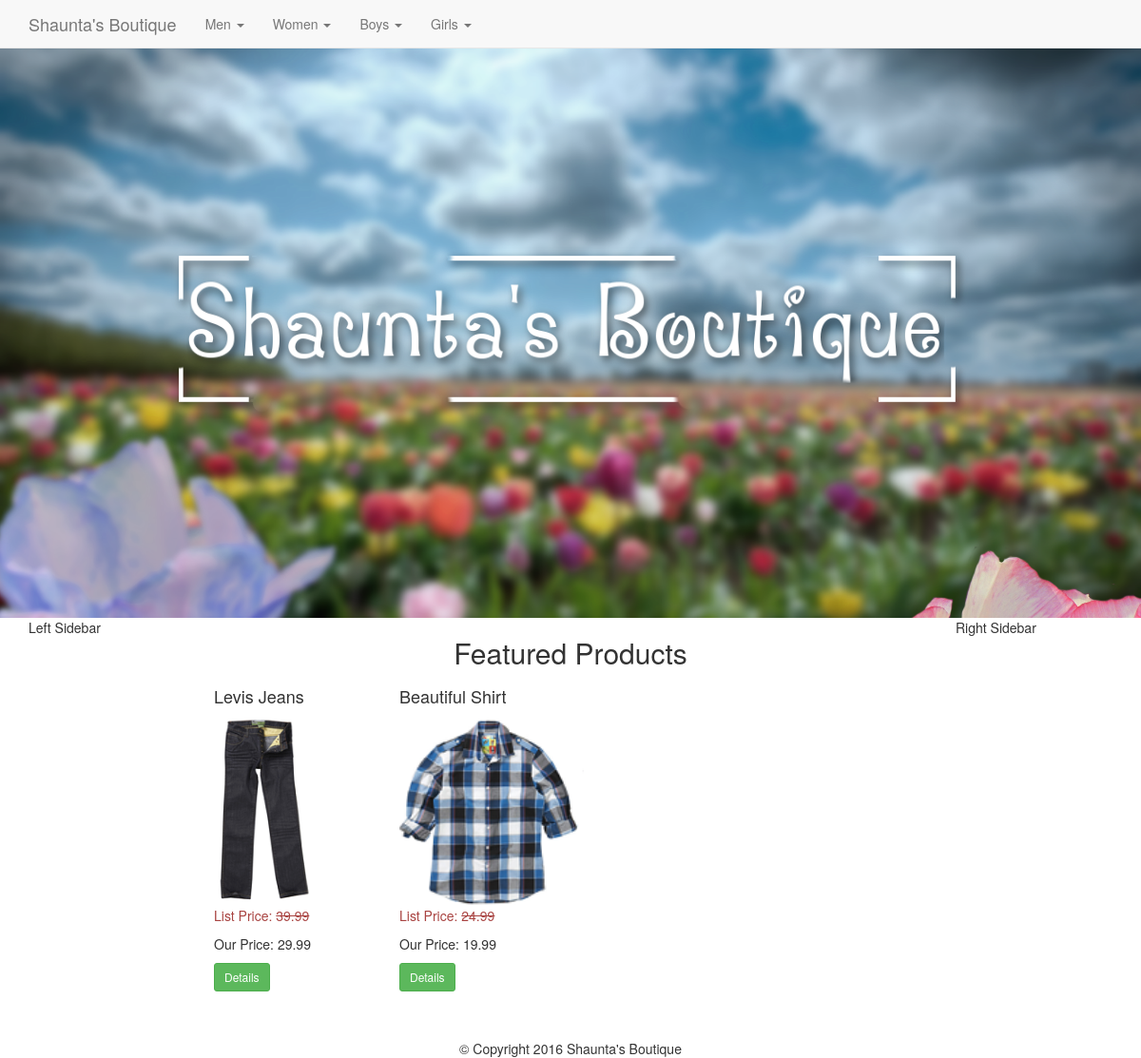
The page / on the database its author committed.
### tables this page shows
CREATE TABLE `categories` (
  `id` int(11) NOT NULL,
  `category` varchar(255) NOT NULL,
  `parent` int(11) NOT NULL DEFAULT '0'
);

CREATE TABLE `products` (
  `id` int(11) NOT NULL,
  `title` varchar(255) NOT NULL,
  `price` decimal(10,2) NOT NULL,
  `list_price` decimal(10,2) NOT NULL,
  `brand` int(11) NOT NULL,
  `categories` varchar(255) NOT NULL,
  `image` varchar(255) NOT NULL,
  `description` text NOT NULL,
  `featured` tinyint(4) NOT NULL DEFAULT '0',
  `sizes` text NOT NULL
);

### index.php (the view)
<?php
	require_once 'core/init.php';
	include 'includes/head.php';
	include 'includes/navigation.php';
	include 'includes/headerfull.php';
	include 'includes/leftbar.php';
	$sql = "SELECT * FROM products WHERE featured = 1";
	$featured = $db->query($sql);
?>
	<div class="col-md-8">
		<div class="row">
			<h2 class="text-center">Featured Products</h2>
			<?php while($product = mysqli_fetch_assoc($featured)) : ?>
			<div class="col-md-3">
				<h4><?php echo $product['title']; ?></h4>
				<img class="img-thumb" src="<?php echo $product['image']; ?>" alt="<?php echo $product['title']; ?>">
				<p class="list-price text-danger">List Price: <s><?php echo $product['list_price']; ?></s></p>
				<p class="price">Our Price: <?php echo $product['price']; ?></p>
				<button type="button" class="btn btn-sm btn-success" onclick="detailsmodal(<?php echo $product['id']; ?>)">Details</button>
			</div>
			<?php endwhile; ?>
		</div>
	</div>
<?php
	include 'includes/rightbar.php';
	include 'includes/footer.php';

### includes/head.php (shortened to what this page needs)
<!DOCTYPE html>
<html lang="en">
<head>
	<link rel="stylesheet" href="css/bootstrap.min.css">
	<link rel="stylesheet" href="css/main.css">
</head>
<body>

### includes/navigation.php (shortened to what this page needs)
<?php
	$sql = "SELECT * FROM categories WHERE parent = 0";
	$pquery = $db->query($sql);
?>
<nav class="navbar navbar-default navbar-fixed-top">
	<div class="container">
		<div class="navbar-header">
			<a class="navbar-brand" href="index.php">Shaunta's Boutique</a>
		</div>
		<div class="collapse navbar-collapse">
			<ul class="nav navbar-nav">
				<?php while($parent = mysqli_fetch_assoc($pquery)) : ?>
				<li class="dropdown">
					<a href="#" class="dropdown-toggle" data-toggle="dropdown" role="button" aria-haspopup="true" aria-expanded="false"><?php echo $parent['category']; ?> <span class="caret"></span></a>
				</li>
				<?php endwhile; ?>
			</ul>
		</div>
	</div>
</nav>

### includes/headerfull.php
<header id="headerWrapper">
	<div id="back-flower"></div>
	<div id="logotext"></div>
	<div id="fore-flower"></div>
</header>
<div class="container-fluid">

### includes/leftbar.php
<div class="col-md-2">Left Sidebar</div>

### includes/rightbar.php
<div class="col-md-2">Right Sidebar</div>

### includes/footer.php (shortened to what this page needs)
	</div>
	<footer class="text-center" id="footer">
		&copy; Copyright 2016 Shaunta's Boutique
	</footer>
</body>
</html>

### css/main.css (style rules this page uses)
body { padding-top: 50px; }
#headerWrapper { position: relative; margin: 0; padding: 0; overflow: hidden; height: 600px; background-image: url(../images/headerlogo/background.png); background-repeat: no-repeat; background-size: 100% 700px; background-position: top center; background-attachment: fixed; }
#logotext { position: absolute; width: 100%; height: 180px; background-image: url(../images/headerlogo/text.png); background-repeat: no-repeat; background-position: center; background-size: 70% 180px; top: 50%; margin-top: -90px; }
#fore-flower { position: absolute; width: 100%; height: 400px; background-image: url(../images/headerlogo/fore-flower.png); background-size: auto 400px; background-repeat: no-repeat; background-position: right bottom; top: 525px; right: -50px; }
#back-flower { position: absolute; width: 100%; height: 350px; background-image: url(../images/headerlogo/back-flower.png); background-position: left bottom; background-repeat: no-repeat; background-size: auto 350px; top: 400px; left: -25px; }
.img-thumb { width: auto; height: 200px; }
#footer { margin-top: 50px; }

### rows shown on the page
categories: category "Men"
categories: category "Women"
categories: category "Boys"
categories: category "Girls"
products: title "Levis Jeans", image (picture), list_price "39.99", price "29.99"
products: title "Beautiful Shirt", image (picture), list_price "24.99", price "19.99"
